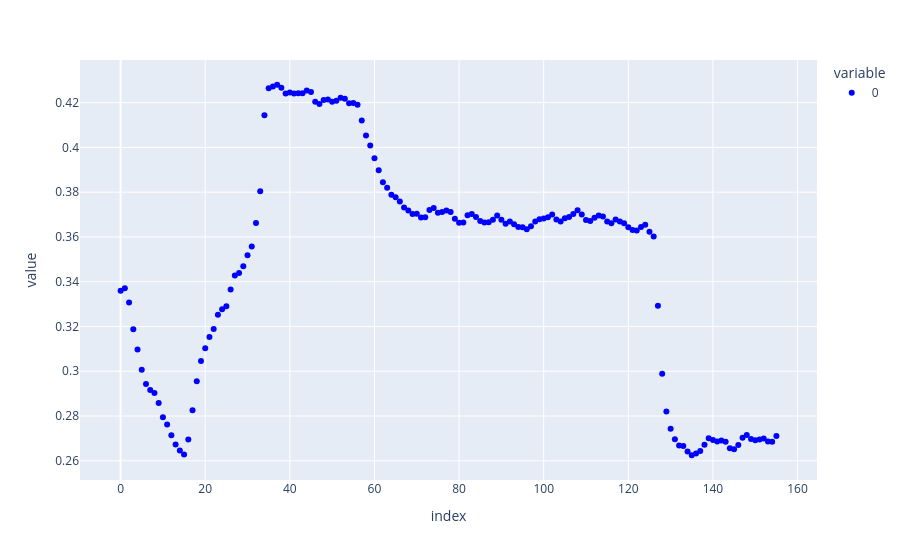

Source (notebook cell):
### Code cell
path = r'D:\BM26\PEG_PNIPAM_576_24_Cryst_10C'
Exp = BM26_experiment(path)
T = Exp.get_T_profile()
print(np.argmin(T)) # 33
plt.plot(T)
plt.show()

Time = Exp.get_Time_profile()
Time -= Time[33]

Trms = Exp.get_Tr_profile()
fig = px.scatter(Trms, color_discrete_sequence=['blue'])
fig.show()

Inv = []
q_start, I_start = Exp.get_1d_SAXS(np.argmin(T))
I_start /= Trms[np.argmin(T)]
for n in range(np.argmin(T), 110):
    
    q, I = Exp.get_1d_SAXS(n)
    I/=Trms[n]
    I -= I_start*0.9
    I*=q**2
    res = integrate.simpson(I[30:550], q[30:550])
    Inv.append(res)
    # if n%7==0:
    #     SAXS_plot(6, 6)
    #     plt.xlim(0.03, 3)
    #     plt.scatter(q, I)
    #     plt.plot(q[30], I[30], 'x', color='black', markersize=12)
    #     plt.plot(q[550], I[550], 'x', color='black', markersize=12)
fig, ax = plt.subplots(figsize=(6,6))
ax.set_xlabel('Time / s', fontdict=font)
ax.set_ylabel('SAXS Invariant / a.u.', fontdict=font)
ax.xaxis.set_major_formatter(ScalarFormatter())
ax.tick_params(axis="both", which='both', direction="in", width=3, length=3, labelsize=20)
for axis in ['top','bottom','left','right']:
    ax.spines[axis].set_linewidth(2)
#ax.set_xticks([0, 500, 1000, 1500])
print(len(Inv[:-33]))
print(len(cr24_10))
ax.scatter(cr24_10, Inv[:-33])
#ax.set_xlim(-10, 1710)
ax.set_xlabel('WAXS cryst')
ax.set_ylabel('SAXS invariant')
plt.show()

### Figure 1 — Plotly figure (JSON) as saved in the notebook; plotly's stock layout.template omitted (floating-point values rounded to 4 significant figures; data arrays with more than 128 entries replaced by an {"elided": "..."} marker saying what was removed)
{"data": [{"hovertemplate": "variable=0<br>index=%{x}<br>value=%{y}<extra></extra>", "legendgroup": "0", "marker": {"color": "blue", "symbol": "circle"}, "mode": "markers", "name": "0", "orientation": "v", "showlegend": true, "type": "scatter", "x": {"elided": "156 int values"}, "xaxis": "x", "y": {"elided": "156 float values"}, "yaxis": "y"}], "layout": {"legend": {"title": {"text": "variable"}, "tracegroupgap": 0}, "margin": {"t": 60}, "xaxis": {"anchor": "y", "domain": [0, 1], "title": {"text": "index"}}, "yaxis": {"anchor": "x", "domain": [0, 1], "title": {"text": "value"}}}}
